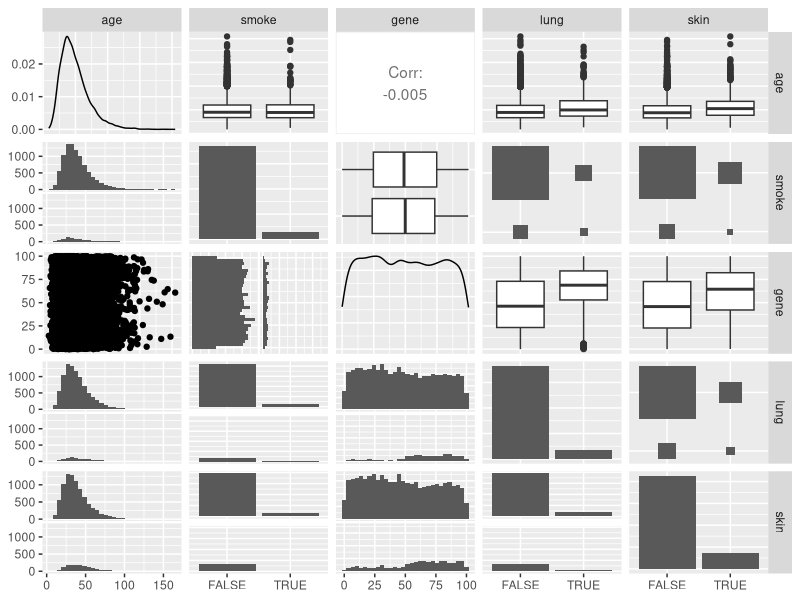
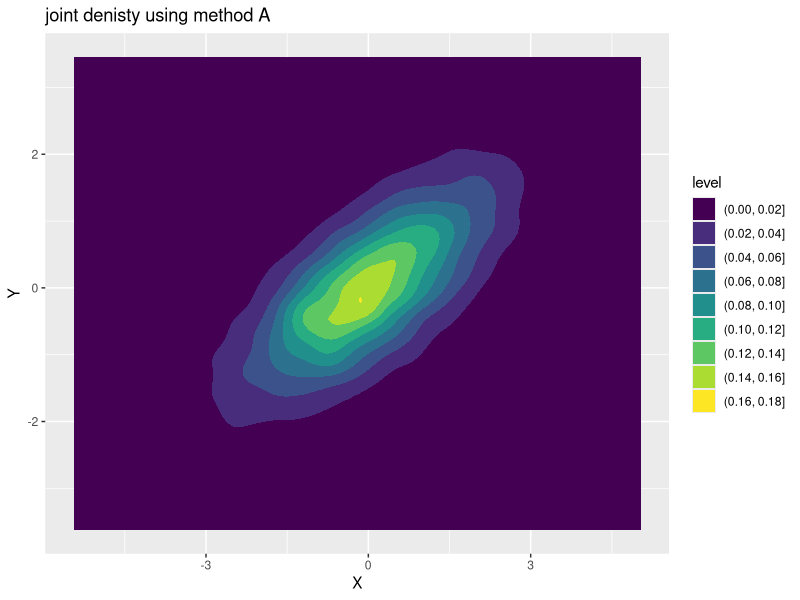
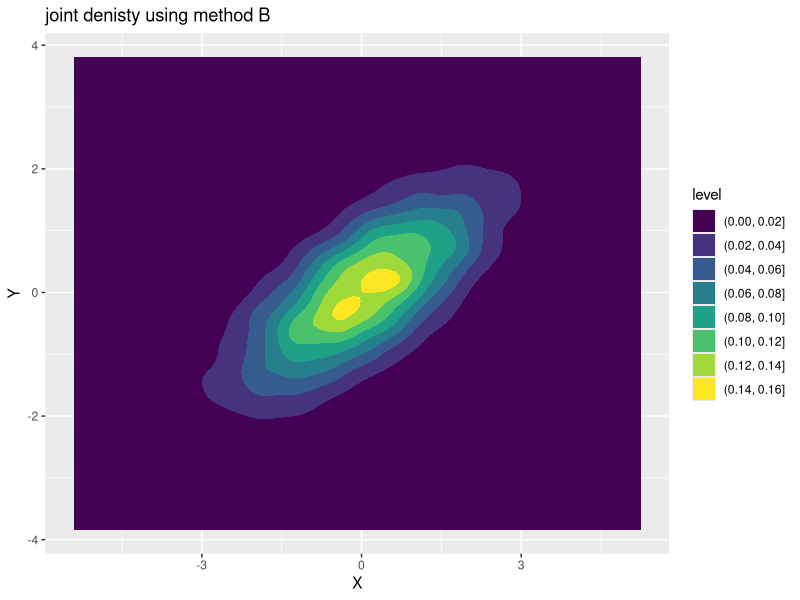
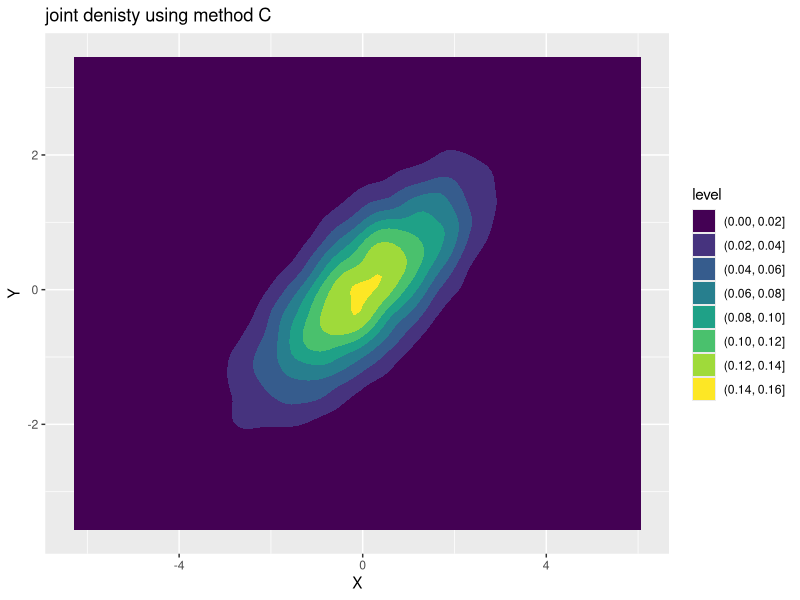
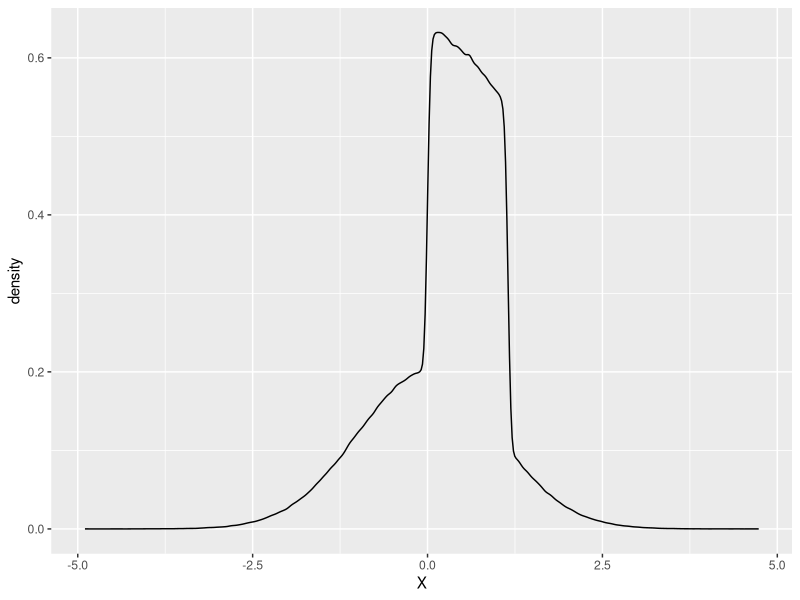
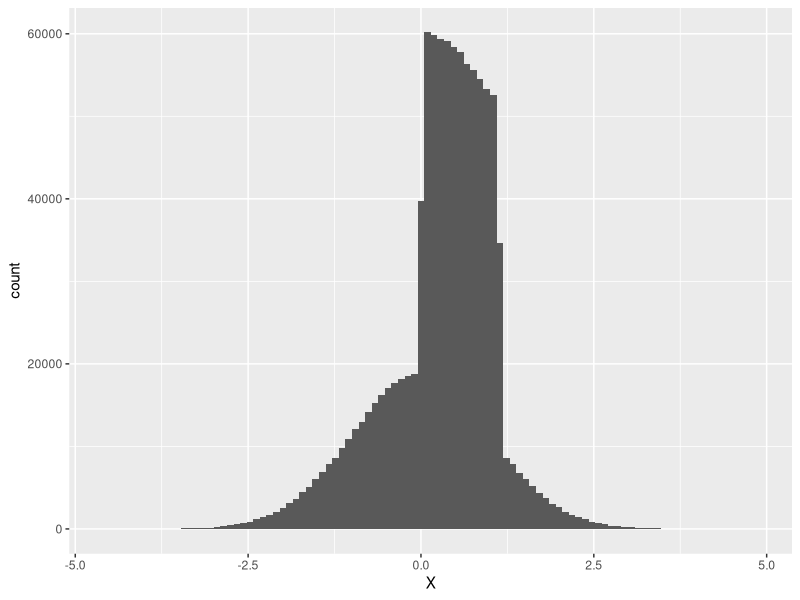

Write the R code that produced these figures, in order.
## ---- chunk 1
knitr::opts_chunk$set(echo = TRUE)
library(tidyverse)
library(GGally)
library(mvtnorm)
## ---- chunk 2
# Logistic function
logistic <- function(x, l=1,e=0){
  
  1/(1+exp(-l*(x-e)))
  
}
#DGP
cancer_DGP <- function(n) {
  tibble(
    age = rlnorm(n, 3.584, 0.434),
    smoke = rbernoulli(n, p = case_when(
                              age %in% 25:64  ~ .145,
                              age %in% 0:10 ~ .00000000001,
                              TRUE ~ .08)
                       ),
    gene = runif(n,0,100),
    lung = rbernoulli(n, p = (logistic(gene,.5,50)+logistic(age,.1,60)+smoke)/9),
    skin = rbernoulli(n, p = (logistic(gene, .5,50)+logistic(age,.1,35))/7)
  )
}


## ---- chunk 3
# Testing DGP
test_prob <- cancer_DGP(10000) %>%
  filter(age > 60, gene > 50) %>% 
  count(skin == TRUE) %>% 
  mutate(p = n/sum(n))
test_prob

test_prob2 <- cancer_DGP(10000) %>%
  filter(age > 60, smoke == TRUE, gene > 50) %>% 
  count(lung) %>% 
  mutate(p = n/sum(n))
test_prob2
# Plots

plotsDGP <- cancer_DGP(10000) %>% 
  ggpairs()


## ---- chunk 4
plotsDGP
## ---- chunk 5
prob <- function(df, ...) {
  final <- df %>% 
  count(...) %>% 
    mutate(p = n/sum(n)) 
    pull(final[2,3])
}
## ---- chunk 6
DGP_A <- function(n){
  tibble(
  X = runif(n),
  W = rbernoulli(n),
  Y = rnorm(n,X+W,1+X*W) 
)
}
### Independent: X and W

#P(X)
prob_ax <- prob(DGP_A(10000), X < .5)
prob_ax
#P(X|W)
prob_axgw <- DGP_A(10000)%>% 
  filter(W == 1) %>% 
  count(X < .5) %>% 
  mutate(p = n/sum(n))
  pull(prob_axgw[2,3])
# Probabilities are equal so X and W are independent 

### conditionally independent: none

#P(Y|X)
prob_aygw <- DGP_A(10000)%>% 
    filter(X < .5) %>% 
    count(Y < .5) %>% 
    mutate(p = n/sum(n))
  pull(prob_aygw[2,3])
   
#P(Y|X,W)
  prob_aygwx <- DGP_A(10000)%>% 
    filter(W == 1,X< .5) %>% 
    count(Y < .5) %>% 
    mutate(p = n/sum(n))
  pull(prob_aygwx[2,3])
# The probabilities are not equal so Y and W are not conditionally independent on X.
## ---- chunk 7
DGP_B <- function(n){
  tibble(
    X = runif(n),
    W = rbernoulli(n,p= logistic(X)),
    Y = rnorm(n,X+W,1+X*W) 
  )
} 

### Independent: none

#P(W)
prob_bw <- prob(DGP_B(10000),W == 1)
prob_bw

#P(W|X)
prob_bwgx <- DGP_B(10000)%>% 
  filter(X < .5) %>% 
  count(W == 1) %>% 
  mutate(p = n/sum(n))
pull(prob_bwgx[2,3])
# The probabilities are not equal so X and W are not independent.

### conditionally independent: none

# P(Y|X)
prob_bygx <- DGP_B(10000)%>% 
  filter(X < .5) %>% 
  count(Y < 2) %>% 
  mutate(p = n/sum(n))
pull(prob_bygx[2,3])
# P(Y|X,W)
prob_bygxw <- DGP_B(10000)%>% 
  filter(W == 1 & X < .5) %>% 
  count(Y < 2) %>%
  mutate(p = n/sum(n))
pull(prob_bygxw[2,3])
# Probabilities are not equal so Y and W are not conditionally independent on X.
## ---- chunk 8
DGP_C <- function(n){
  tibble(L = runif(n,-1,0),
         U = runif(n),
         M = runif(n,L,U),
         X = rnorm(n, L),
         Y = rnorm(n, U)
  )
} 
### Independent: L and U

#P(L)
prob_cl <- prob(DGP_C(10000), L < -.5)
prob_cl
#P(L|U)
prob_clgu <- DGP_C(10000)%>% 
  filter(U < .5) %>% 
  count(L < -.5) %>% 
  mutate(p = n/sum(n))
pull(prob_clgu[2,3]) 
# The probabilities are the same so  L and U are independent.

### conditionally independent: M and X given L, M and Y given U

#P(M|L)
prob_cmgl <- DGP_C(10000) %>% 
  filter(L < -.5) %>% 
  count(M <.5) %>% 
  mutate(p = n/sum(n))
pull(prob_cmgl[2,3]) 

#P(M|L,X)
prob_cmglx <- DGP_C(10000) %>% 
  filter(L < -.5, X < -.5) %>% 
  count(M <.5) %>% 
  mutate(p = n/sum(n))
pull(prob_cmglx[2,3]) 

# The probabilities are the same proving M and X are conditionally independent on L.
## ---- chunk 9
DGP_D <- function(n) {
  tibble(
    X = runif(n),
    W = rbernoulli(n, logistic(X)),
    Y = rnorm(n, W, 1+W)
  )
}
### Independent: none

#P(Y)
prob_dy <- prob(DGP_D(10000), Y< 1)
prob_dy
#P(Y|W)
prob_dygw <- DGP_D(10000) %>% 
  filter(W == 1) %>% 
  count(Y < 1) %>% 
  mutate(p = n/sum(n))
pull(prob_dygw[2,3]) 

# Probabilities are not equal thus Y and W are not independent.

### Conditionally independent: X and Y are conditionally independent on W.
#P(X|W)
prob_dxgw <- DGP_D(10000) %>% 
  filter(W == 1) %>% 
  count(X > 0.5) %>% 
  mutate(p = n/sum(n))

pull(prob_dxgw[2,3])


#P(X|Y,W)
prob_dxgyw <- DGP_D(10000) %>% 
  filter(W == 1, Y > .5) %>% 
  count(X > 0.5) %>% 
  mutate(p = n/sum(n))
pull(prob_dxgyw[2,3])


# Probabilities are equal thus Y and X are conditionally independent on W.
## ---- chunk 10
# Method A
sample_na = function(n) {
  sigma = matrix(c(
    2, 1,
    1, 1
  ), nrow=2)
  rmvnorm(
    n,
    mean=c(0,0),
    sigma=sigma
  ) %>%
    as_tibble() %>%
    set_names(c("X","Y"))
}
# Method B
sample_nb = function(n) {
  tibble(
    Y = rnorm(n, mean=0, sd=1),
    X = rnorm(n, mean=Y, sd=1)
  )
}
# Method C
sample_nc = function(n) {
  tibble(X = rnorm(n, mean=0, sd=sqrt(2)),
         Y = rnorm(n, mean=X/2, sd=1/sqrt(2))
  )
}
## ---- chunk 11
# P(X>0,Y>0)
tibble(
Method_A=prob(sample_na(10000), X > 0 & Y > 0),
Method_B=prob(sample_nb(10000), X > 0 & Y > 0),
Method_C=prob(sample_nc(10000), X > 0 & Y > 0)
)
# P(X<0,Y<0)
tibble(
Method_A = prob(sample_na(10000), X < 0 & Y < 0),
Method_B = prob(sample_nb(10000), X < 0 & Y < 0),
Method_C = prob(sample_nc(10000), X < 0 & Y < 0)
)
# P(X<1,Y<1)
tibble(
Method_A = prob(sample_na(10000), X < 1 & Y < 1),
Method_B = prob(sample_nb(10000), X < 1 & Y < 1),
Method_C = prob(sample_nc(10000), X < 1 & Y < 1)
)
# P (X<1,Y<0)
tibble(
Method_A = prob(sample_na(10000), X < 1 & Y < 0),
Method_B = prob(sample_nb(10000), X < 1 & Y < 0),
Method_C = prob(sample_nc(10000), X < 1 & Y < 0)
)
## ---- chunk 12
dena <- sample_na(10000) %>% 
  ggplot(aes(x=X, y=Y)) +
  geom_density2d_filled() +
  labs(title = "joint denisty using method A")

dena

denb <- sample_nb(10000) %>% 
  ggplot(aes(x=X, y=Y)) +
  geom_density2d_filled() +
  labs(title = "joint denisty using method B")

denb

denc <- sample_nc(10000) %>% 
  ggplot(aes(x=X, y=Y)) +
  geom_density2d_filled() +
  labs(title = "joint denisty using method C")

denc
## ---- chunk 13
distrib <- function(n) {
  tibble(
    S = rbernoulli(n),
    N = rnorm(n),
    U = runif(n,0,1.15),
    X = ifelse(S,N,U)
  )
}

densityc <- distrib(1000000) %>% 
  ggplot() +
  geom_density(aes(x=X))
densityc

histogramc <- distrib(1000000) %>% 
  ggplot() +
  geom_histogram(aes(x=X), bins = 100)
histogramc
